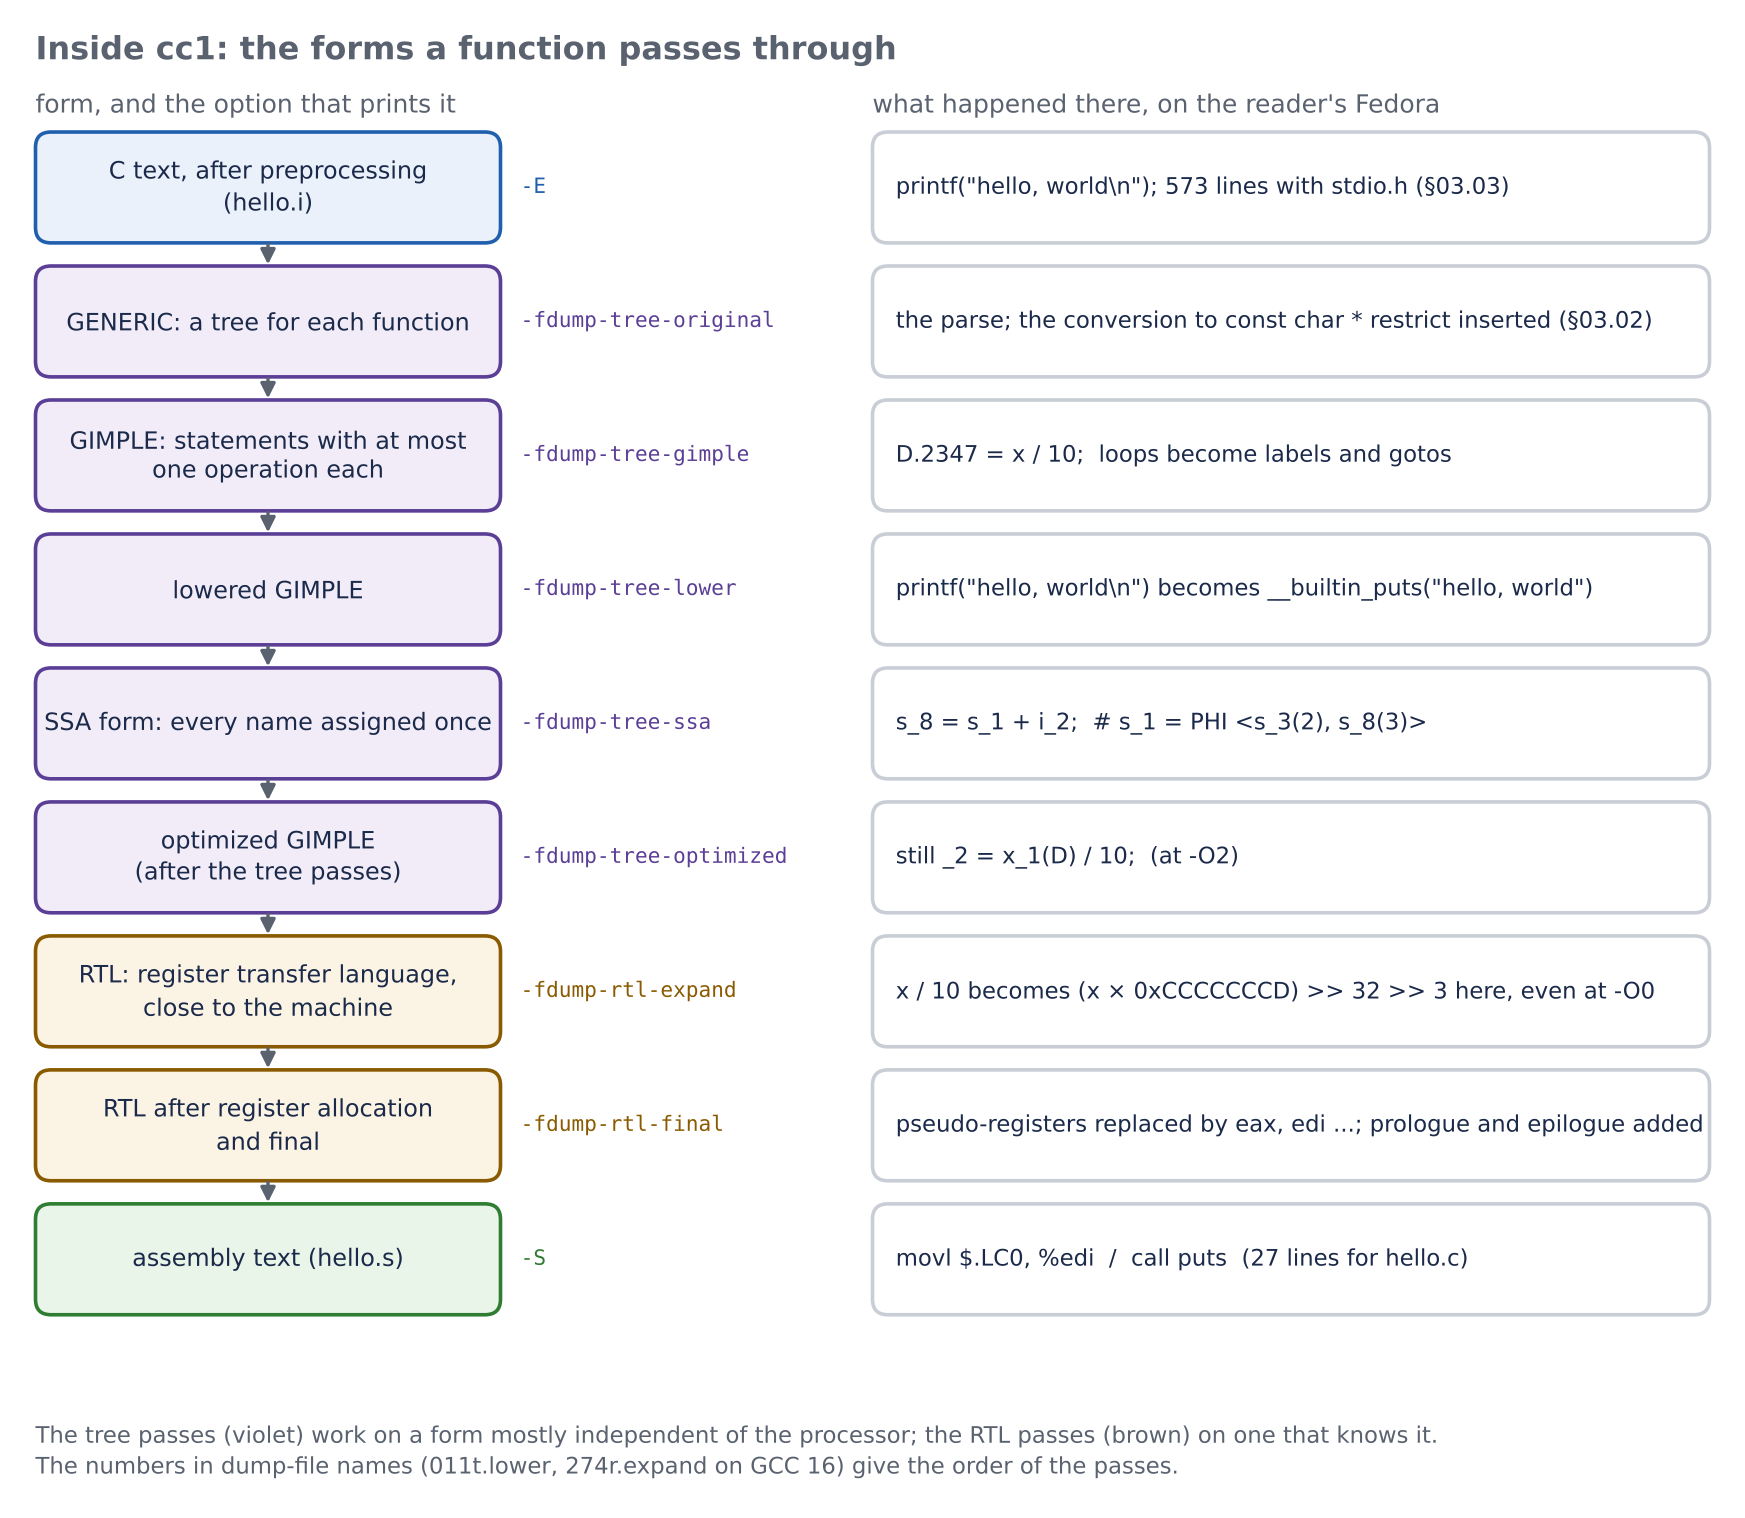

This chart was generated by the following Python code:
# Figure 03.04-1: inside cc1: the forms a function passes through, with dump options
import matplotlib
matplotlib.use("Agg")
import matplotlib.pyplot as plt
from matplotlib.patches import FancyBboxPatch, FancyArrowPatch
plt.rcParams["font.family"] = "DejaVu Sans"
INK="#1B2A4A"; GREY="#5A6270"; BLUE="#1F5FAD"; PURP="#5B3E96"; GREEN="#2E7D32"; ORANGE="#8A5A00"
fig, ax = plt.subplots(figsize=(11, 9.6), dpi=200)
ax.set_xlim(0, 110); ax.set_ylim(0, 96); ax.axis("off")
def box(x, y, w, h, text, ec=GREY, fc="#F4F6F9", fs=9.0, bold=False, lw=1.3, ha="center"):
    ax.add_patch(FancyBboxPatch((x, y), w, h, boxstyle="round,pad=0,rounding_size=1.0", fc=fc, ec=ec, lw=lw))
    tx = x + w/2 if ha == "center" else x + 1.5
    ax.text(tx, y + h/2, text, ha=ha, va="center", fontsize=fs, color=INK, weight="bold" if bold else "normal", linespacing=1.3)
def arrow(p, q, col=GREY):
    ax.add_patch(FancyArrowPatch(p, q, arrowstyle="-|>", mutation_scale=11, color=col, lw=1.2, shrinkA=0, shrinkB=0))
ax.text(1, 95, "Inside cc1: the forms a function passes through", fontsize=11.5, weight="bold", color=GREY, va="top")
ax.text(1, 91.2, "form, and the option that prints it", fontsize=9, color=GREY, va="top")
ax.text(55, 91.2, "what happened there, on the reader's Fedora", fontsize=9, color=GREY, va="top")
rows = [
 ("C text, after preprocessing\n(hello.i)", "-E", BLUE, "#EAF1FB", "printf(\"hello, world\\n\"); 573 lines with stdio.h (§03.03)"),
 ("GENERIC: a tree for each function", "-fdump-tree-original", PURP, "#F1ECF8", "the parse; the conversion to const char * restrict inserted (§03.02)"),
 ("GIMPLE: statements with at most\none operation each", "-fdump-tree-gimple", PURP, "#F1ECF8", "D.2347 = x / 10;  loops become labels and gotos"),
 ("lowered GIMPLE", "-fdump-tree-lower", PURP, "#F1ECF8", "printf(\"hello, world\\n\") becomes __builtin_puts(\"hello, world\")"),
 ("SSA form: every name assigned once", "-fdump-tree-ssa", PURP, "#F1ECF8", "s_8 = s_1 + i_2;  # s_1 = PHI <s_3(2), s_8(3)>"),
 ("optimized GIMPLE\n(after the tree passes)", "-fdump-tree-optimized", PURP, "#F1ECF8", "still _2 = x_1(D) / 10;  (at -O2)"),
 ("RTL: register transfer language,\nclose to the machine", "-fdump-rtl-expand", ORANGE, "#FBF3E4", "x / 10 becomes (x × 0xCCCCCCCD) >> 32 >> 3 here, even at -O0"),
 ("RTL after register allocation\nand final", "-fdump-rtl-final", ORANGE, "#FBF3E4", "pseudo-registers replaced by eax, edi ...; prologue and epilogue added"),
 ("assembly text (hello.s)", "-S", GREEN, "#EAF5EA", "movl $.LC0, %edi  /  call puts  (27 lines for hello.c)"),
]
y = 81.5; h = 7.2; gap = 1.5
for i, (name, opt, ec, fc, what) in enumerate(rows):
    box(1, y, 30, h, name, ec=ec, fc=fc, fs=8.6)
    ax.text(32.3, y + h/2, opt, fontsize=7.6, color=ec, va="center", family="DejaVu Sans Mono")
    box(55, y, 54, h, what, ec="#C9CED6", fc="#FFFFFF", fs=8.2, ha="left")
    if i < len(rows) - 1:
        arrow((16, y - 0.1), (16, y - gap + 0.1))
    y -= h + gap
ax.text(1, 1.0, "The tree passes (violet) work on a form mostly independent of the processor; the RTL passes (brown) on one that knows it.\nThe numbers in dump-file names (011t.lower, 274r.expand on GCC 16) give the order of the passes.", fontsize=8.2, color=GREY, va="bottom", linespacing=1.35)
fig.savefig("fig_cc1.png", bbox_inches="tight", facecolor="white")
